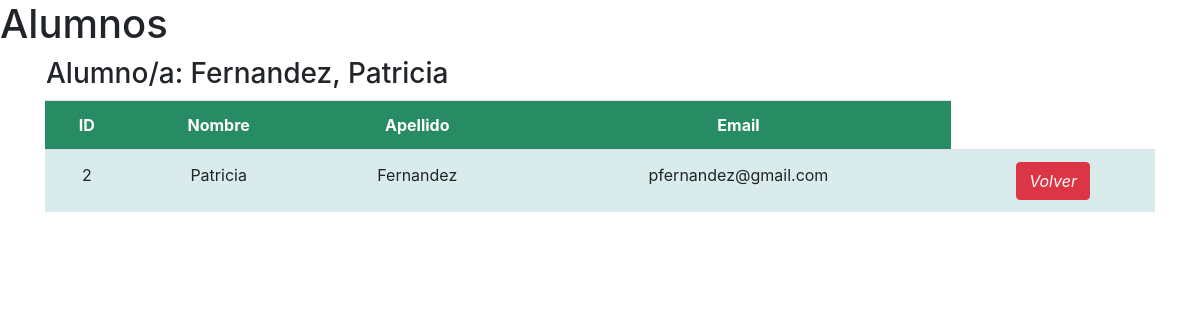
The page /app/detail_alumno/2/ (signed in) on the database its author committed.
### app/models.py (models this page shows)
class Alumno(models.Model):
    nombre = models.CharField(max_length=50)
    apellido = models.CharField(max_length=50)
    email = models.EmailField()
    def __str__(self):
        return f"{self.apellido}, {self.nombre} "

### app/views.py (the view)
# urls.py: path('detail_alumno/<int:pk>/', AlumnoDetail.as_view(), name="detail_alumno"),
class AlumnoDetail(LoginRequiredMixin, DetailView):
    model = Alumno

### app/templates/app/alumno_detail.html (shortened to what this page needs)
{% load static %}
<!DOCTYPE html>
<html lang="en">
<head>
  <link rel="stylesheet" href="https://maxcdn.bootstrapcdn.com/bootstrap/4.3.1/css/bootstrap.min.css">
</head>
<h1>Alumnos</h1>
<body style="background-image: url('{% static 'app/assets/fondo2.jpg' %}'); background-size: cover; color: dark-grey"></body>
<body>
    <div class="container">
      <table>
          <tr>
              <td><h3>Alumno/a: {{object}}</h3></td>
          </tr>
      </table>
      <table class="table table-striped table-hover">
        <thead class="thead-green">
          <tr>
            <th scope="col">ID</th>
            <th scope="col">Nombre</th>
            <th scope="col">Apellido</th>
            <th scope="col">Email</th>
          </tr>
        </thead>
        <tbody>
            <tr>
                <td>{{ object.id }}</td>
                <td>{{ object.nombre }}</td>
                <td>{{ object.apellido }}</td>
                <td>{{ object.email }}</td>
                <td>
                    <a
                      href="{% url 'alumnos'%}"
                      class="btn btn-danger"
                      style="--bs-btn-padding-y: .25rem; --bs-btn-padding-x: .5rem; --bs-btn-font-size: .75rem;"
                      ><i class="fa fa-share fa-sm" title="List Back">Volver</i>
                    </a>
                  </td>
            </tr>
        </tbody>
      </table>
    </div>
  </body>
</body>
  </html>

### app/templates/app/alumno_detail.html (style rules this page uses)
.container { text-align: center; }
.table-striped tbody tr:nth-of-type(odd) { background-color: rgb(217, 235, 235); }
.thead-green { background-color: rgb(39, 139, 99); color: white; }

### rows shown on the page
Alumno: apellido+nombre "Fernandez, Patricia", id "2", nombre "Patricia", apellido "Fernandez", email "pfernandez@gmail.com"
